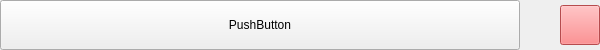
<?xml version="1.0" encoding="UTF-8"?>
<ui version="4.0">
 <class>SecurityNode</class>
 <widget class="QWidget" name="SecurityNode">
  <property name="geometry">
   <rect>
    <x>0</x>
    <y>0</y>
    <width>600</width>
    <height>50</height>
   </rect>
  </property>
  <property name="sizePolicy">
   <sizepolicy hsizetype="Fixed" vsizetype="Fixed">
    <horstretch>0</horstretch>
    <verstretch>0</verstretch>
   </sizepolicy>
  </property>
  <property name="minimumSize">
   <size>
    <width>600</width>
    <height>50</height>
   </size>
  </property>
  <property name="maximumSize">
   <size>
    <width>600</width>
    <height>50</height>
   </size>
  </property>
  <property name="windowTitle">
   <string>Form</string>
  </property>
  <layout class="QHBoxLayout" name="horizontalLayout">
   <property name="spacing">
    <number>40</number>
   </property>
   <property name="leftMargin">
    <number>0</number>
   </property>
   <property name="topMargin">
    <number>0</number>
   </property>
   <property name="rightMargin">
    <number>0</number>
   </property>
   <property name="bottomMargin">
    <number>0</number>
   </property>
   <item>
    <widget class="QPushButton" name="pushButton">
     <property name="sizePolicy">
      <sizepolicy hsizetype="Expanding" vsizetype="Expanding">
       <horstretch>0</horstretch>
       <verstretch>0</verstretch>
      </sizepolicy>
     </property>
     <property name="styleSheet">
      <string notr="true"/>
     </property>
     <property name="text">
      <string>PushButton</string>
     </property>
    </widget>
   </item>
   <item>
    <widget class="QPushButton" name="delete_2">
     <property name="minimumSize">
      <size>
       <width>40</width>
       <height>40</height>
      </size>
     </property>
     <property name="maximumSize">
      <size>
       <width>40</width>
       <height>40</height>
      </size>
     </property>
     <property name="styleSheet">
      <string notr="true">background-color: rgb(255, 107, 109);</string>
     </property>
     <property name="text">
      <string/>
     </property>
     <property name="icon">
      <iconset>
       <normalon>:/img/Images/delete.png</normalon>
      </iconset>
     </property>
    </widget>
   </item>
  </layout>
 </widget>
 <resources/>
 <connections/>
</ui>
